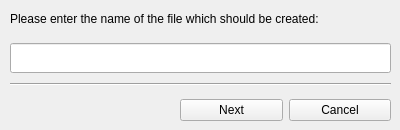
<?xml version="1.0" encoding="UTF-8"?>
<ui version="4.0">
 <class>RenameFileWindow</class>
 <widget class="QMainWindow" name="RenameFileWindow">
  <property name="geometry">
   <rect>
    <x>0</x>
    <y>0</y>
    <width>400</width>
    <height>130</height>
   </rect>
  </property>
  <property name="windowTitle">
   <string>Rename File/Folder</string>
  </property>
  <widget class="QWidget" name="centralwidget">
   <widget class="QWidget" name="verticalLayoutWidget">
    <property name="geometry">
     <rect>
      <x>0</x>
      <y>0</y>
      <width>401</width>
      <height>91</height>
     </rect>
    </property>
    <layout class="QVBoxLayout" name="verticalLayout">
     <property name="spacing">
      <number>10</number>
     </property>
     <property name="leftMargin">
      <number>10</number>
     </property>
     <property name="topMargin">
      <number>5</number>
     </property>
     <property name="rightMargin">
      <number>10</number>
     </property>
     <property name="bottomMargin">
      <number>5</number>
     </property>
     <item>
      <widget class="QLabel" name="lbCreateFile">
       <property name="font">
        <font>
         <pointsize>9</pointsize>
         <underline>false</underline>
         <strikeout>false</strikeout>
         <stylestrategy>PreferDefault</stylestrategy>
         <kerning>true</kerning>
        </font>
       </property>
       <property name="inputMethodHints">
        <set>Qt::ImhNone</set>
       </property>
       <property name="lineWidth">
        <number>2</number>
       </property>
       <property name="midLineWidth">
        <number>2</number>
       </property>
       <property name="text">
        <string>Please enter the name of the file which should be created:</string>
       </property>
       <property name="textFormat">
        <enum>Qt::AutoText</enum>
       </property>
       <property name="scaledContents">
        <bool>false</bool>
       </property>
       <property name="wordWrap">
        <bool>true</bool>
       </property>
       <property name="margin">
        <number>0</number>
       </property>
      </widget>
     </item>
     <item>
      <widget class="QLineEdit" name="inputRenameFile">
       <property name="minimumSize">
        <size>
         <width>0</width>
         <height>30</height>
        </size>
       </property>
       <property name="text">
        <string/>
       </property>
      </widget>
     </item>
     <item>
      <widget class="Line" name="line">
       <property name="orientation">
        <enum>Qt::Horizontal</enum>
       </property>
      </widget>
     </item>
    </layout>
   </widget>
   <widget class="QWidget" name="horizontalLayoutWidget">
    <property name="geometry">
     <rect>
      <x>170</x>
      <y>90</y>
      <width>231</width>
      <height>41</height>
     </rect>
    </property>
    <layout class="QHBoxLayout" name="horizontalLayout">
     <property name="leftMargin">
      <number>10</number>
     </property>
     <property name="rightMargin">
      <number>10</number>
     </property>
     <item>
      <widget class="QPushButton" name="btnNext">
       <property name="text">
        <string>Next</string>
       </property>
      </widget>
     </item>
     <item>
      <widget class="QPushButton" name="btnCancel">
       <property name="text">
        <string>Cancel</string>
       </property>
      </widget>
     </item>
    </layout>
   </widget>
  </widget>
 </widget>
 <resources/>
 <connections/>
</ui>
